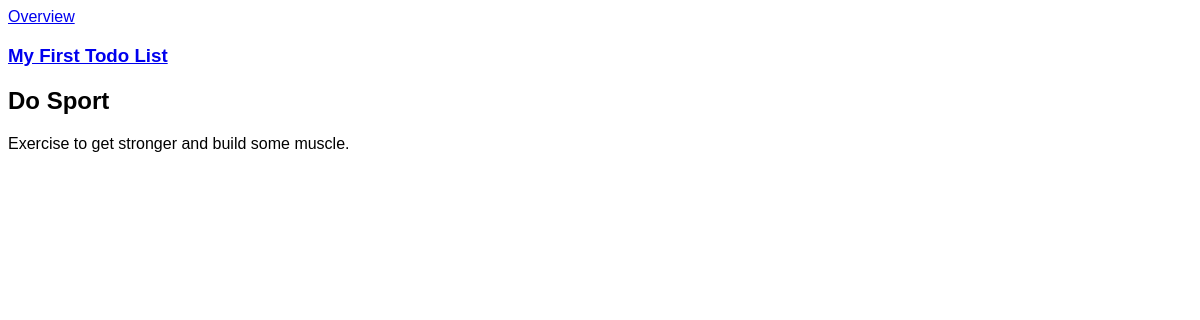
Page /todos/1/1/ on the earlier database version.
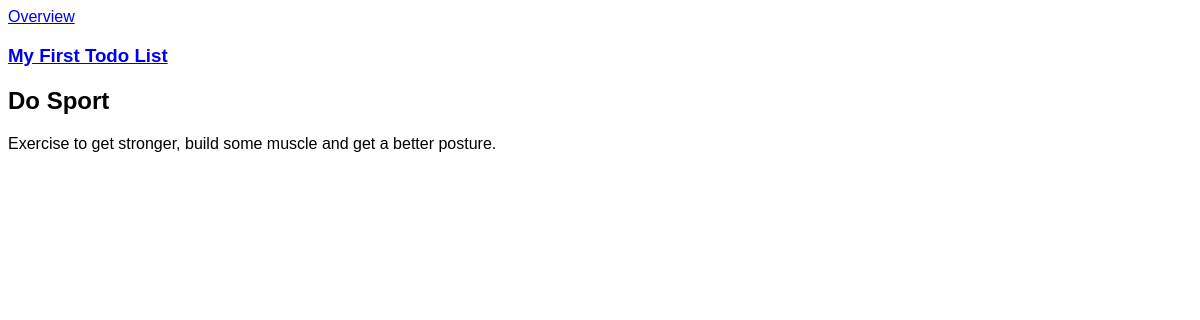
Same page on the later database version.
### todos/models.py (models this page shows, shortened)
class Item(models.Model):
    name = models.CharField(max_length=60)
    description = models.TextField(default="")
    created_at = models.DateTimeField(auto_now_add=True)
    completed = models.BooleanField(default=False)
    order = models.IntegerField(default=0)
    todo_list = models.ForeignKey(TodoList)
    class Meta:
        ordering = ["order",]

class TodoList(models.Model):
    name = models.CharField(max_length=60)
    created_at = models.DateTimeField(auto_now_add=True)
    order = models.IntegerField(default=0)
    class Meta:
        ordering = ["order",]

### todos/views.py (the view)
# urls.py: url(r"^(?P<todo_list_pk>\d+)/(?P<item_pk>\d+)/$", views.item_detail, name="item"),
def item_detail(request, todo_list_pk, item_pk):
    item = get_object_or_404(Item, todo_list_id=todo_list_pk, pk=item_pk)
    return render(request, "todos/item_detail.html", {"item": item})

### todos/templates/todos/item_detail.html (shortened to what this page needs)
{% extends "layout.html" %}
{% block content %}
    <h3><a href="{% url 'todos:todo_list' todo_list_pk=item.todo_list.pk %}">{{ item.todo_list.name }}</a></h3>
    <h2>{{ item.name }}</h2>
    <p>{{ item.description }}</p>
{% endblock %}

Differences in the rows shown:
changed Item "Do Sport": description "Exercise to get stronger and build some muscle." → "Exercise to get stronger, build some muscle and get a better posture."
